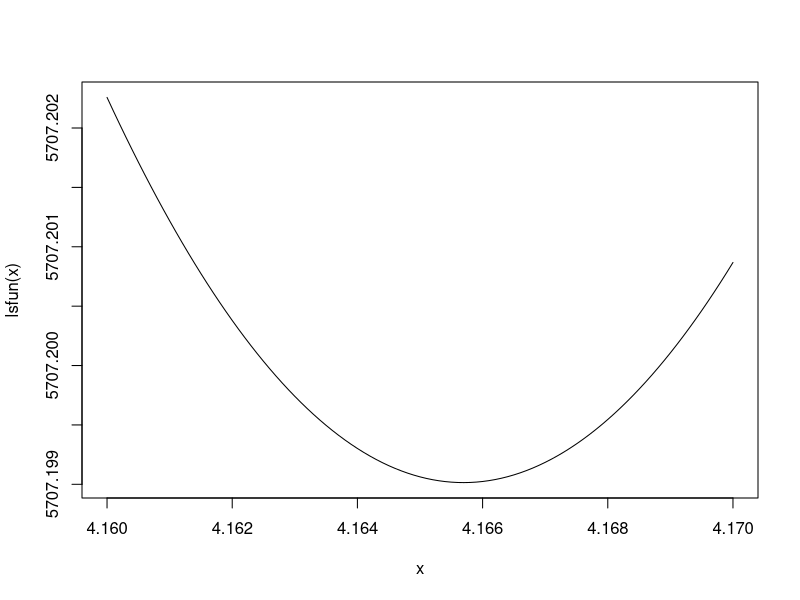
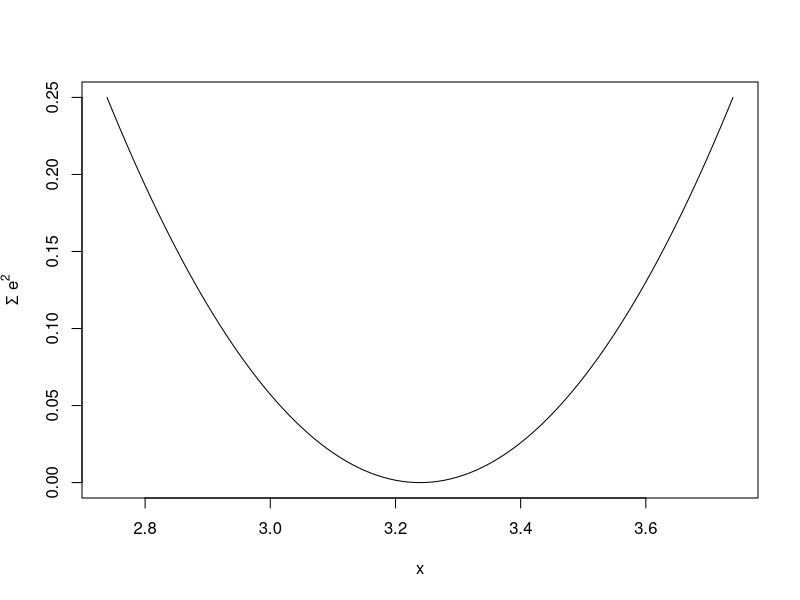
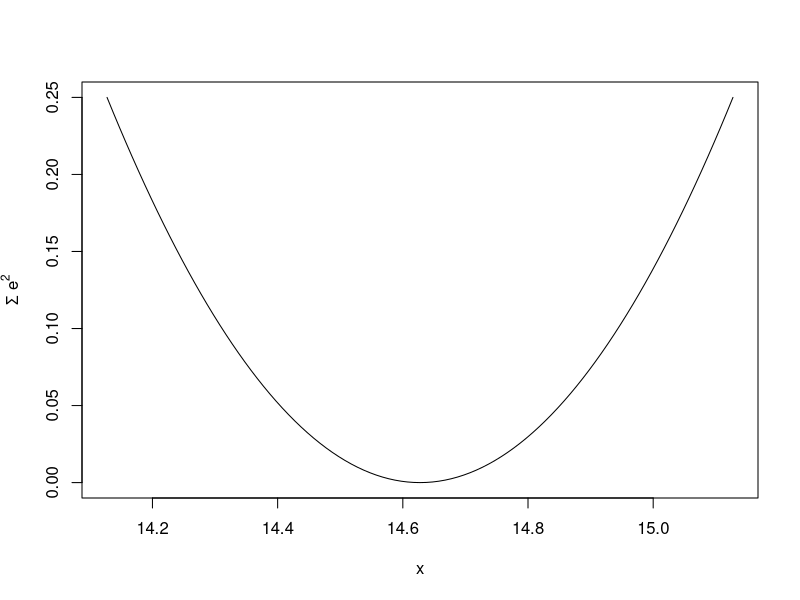
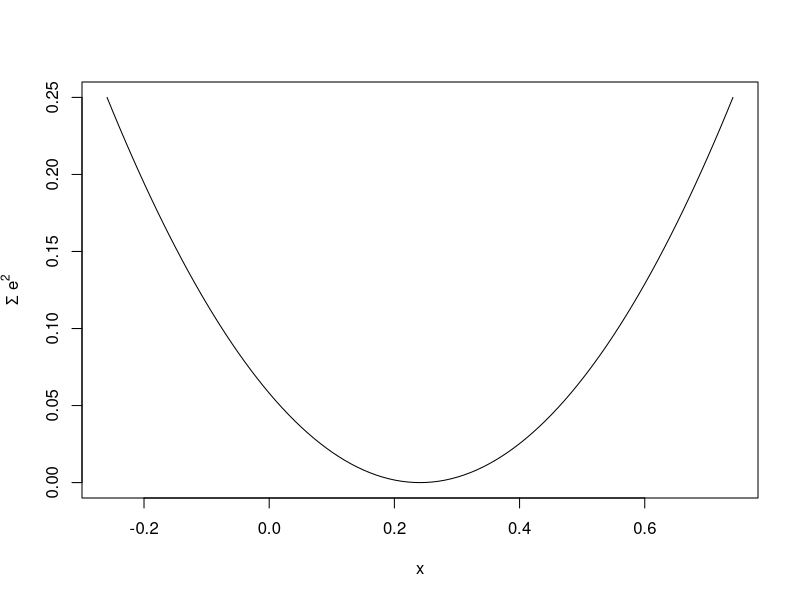
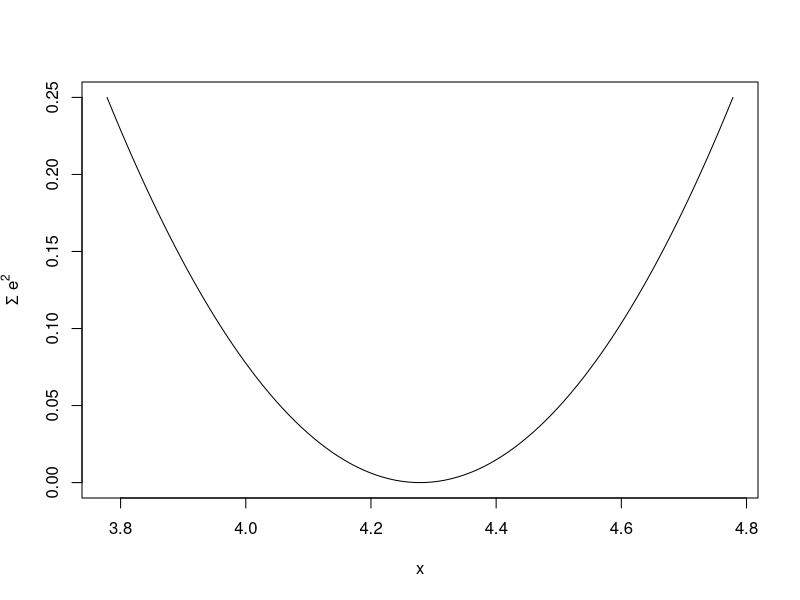

Generate these figures, in order, with R:
## ---- chunk 1
printAnswers <- TRUE
## ---- chunk 2
library(ggplot2)
library(dplyr)
## ---- chunk 3
set.seed(32083)

x <- rnorm(100, mean=3, sd=7)
## ---- chunk 4
mean(x)
## ---- chunk 5
mu = 3
summed <- x-mu
sum.sq <- sum(summed^2)
## ---- chunk 6
sum.sq2 <- apply(outer(x, mu, "-")^2, 2, sum)
## ---- chunk 7
identical(sum.sq, sum.sq2)
## ---- chunk 8
lsfun <- function(meanest) apply(outer(x, meanest, "-")^2, 2, sum)
## ---- chunk 9
lsfun <- function(meanest){
  apply(outer(x, meanest, "-")^2, 2, sum)
}
## ---- chunk 10
curve(lsfun, from = 4.16, to = 4.17)
## ---- chunk 11
set.seed(123)
## ---- chunk 12
plotfun <- function(x, meanest, plot = TRUE){
  xbar <- mean(x)
  lsfun <- function(meanest){ apply(outer(xbar, meanest, "-")^2, 2, sum)}
  # lsfun <- function(mu, xbar) {
  #   summed <- x-mu
  #   sum.sq <- sum(summed^2)
  #   return(sum.sq)
  # }
  if (plot) {
    curve(lsfun, from = xbar - .5, to = xbar + .5, 
          ylab=expression(paste(Sigma," ",e^2))) #nicer y-axis label
  }
  return(cat("The mean is:", xbar, "\n"))
}
## ---- chunk 13
rnorm(100, mean=3, sd=sqrt(7)) %>%
  plotfun(meanest = 3, plot = TRUE)
## ---- chunk 14
rnorm(100, mean=15, sd=sqrt(12)) %>%
  plotfun(meanest = 15, plot = TRUE)
## ---- chunk 15
rnorm(100, mean=0, sd=2) %>%
  plotfun(meanest = 0, plot = TRUE)
## ---- chunk 16
rnorm(100, mean=0, sd=2)^2 %>%
  plotfun(meanest = 0, plot = TRUE)
